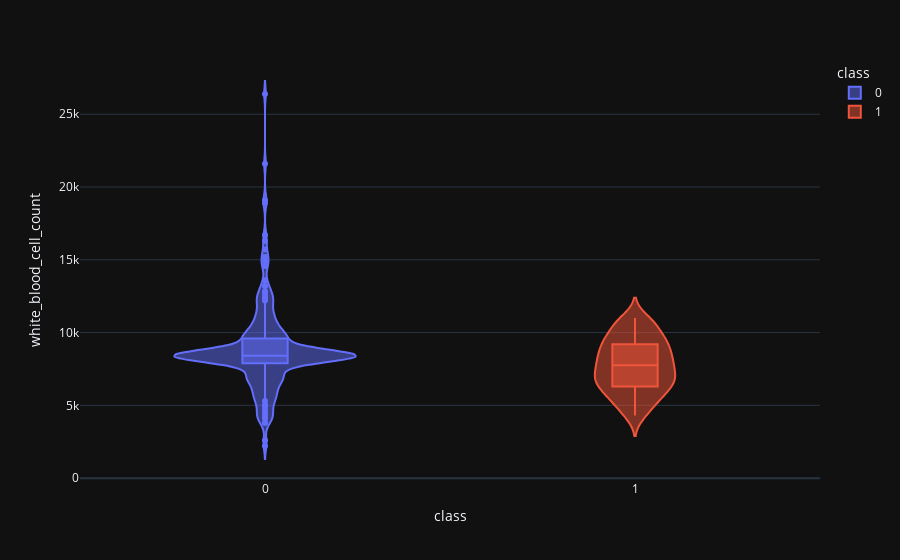

The code cell stored with this chart in its notebook:
### Code cell
violin('white_blood_cell_count')

### Figure 1 — Plotly figure (JSON) as saved in the notebook; plotly's stock layout.template omitted (floating-point values rounded to 4 significant figures; data arrays with more than 128 entries replaced by an {"elided": "..."} marker saying what was removed)
{"data": [{"alignmentgroup": "True", "box": {"visible": true}, "hovertemplate": "class=%{x}<br>white_blood_cell_count=%{y}<extra></extra>", "legendgroup": "0", "marker": {"color": "#636efa"}, "name": "0", "offsetgroup": "0", "orientation": "v", "scalegroup": "True", "showlegend": true, "type": "violin", "x": {"elided": "250 int values"}, "x0": " ", "xaxis": "x", "y": {"elided": "250 float values"}, "y0": " ", "yaxis": "y"}, {"alignmentgroup": "True", "box": {"visible": true}, "hovertemplate": "class=%{x}<br>white_blood_cell_count=%{y}<extra></extra>", "legendgroup": "1", "marker": {"color": "#EF553B"}, "name": "1", "offsetgroup": "1", "orientation": "v", "scalegroup": "True", "showlegend": true, "type": "violin", "x": {"elided": "150 int values"}, "x0": " ", "xaxis": "x", "y": {"elided": "150 float values"}, "y0": " ", "yaxis": "y"}], "layout": {"legend": {"title": {"text": "class"}, "tracegroupgap": 0}, "margin": {"t": 60}, "violinmode": "overlay", "xaxis": {"anchor": "y", "categoryarray": [0, 1], "categoryorder": "array", "domain": [0, 1], "title": {"text": "class"}}, "yaxis": {"anchor": "x", "domain": [0, 1], "title": {"text": "white_blood_cell_count"}}}}
